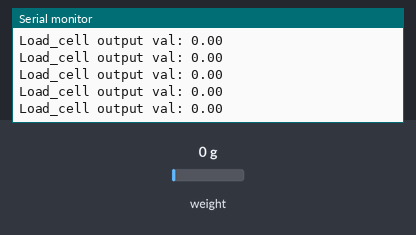
The sketch below on a simulated Arduino Nano, built with avr-gcc and run on an emulated ATmega328P. Shown: the last lines printed to the serial monitor. Inputs (shaded band) come from the test bench; at power-on: weight on the scale 0 g.

Above: at 3.8 s.
3.9 s: weight on the scale set to 100 g
At 4.34 s:
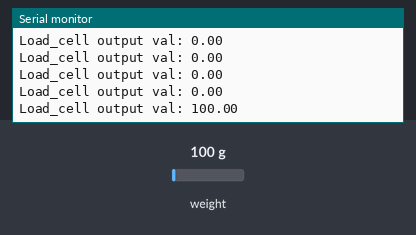
5.4 s: weight on the scale set to 1250 g
At 5.6 s:
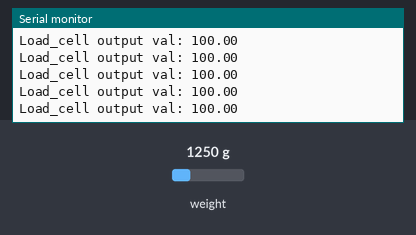
Timing chart, 0 to 8.4 s (numbered marks = the images above; inputs shaded):
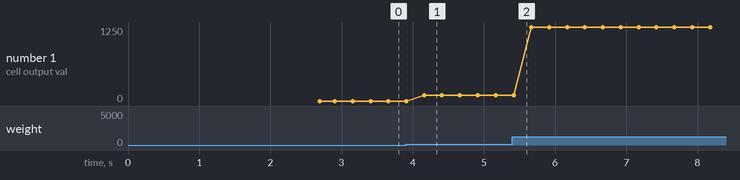

The sketch:

weighttestin1.ino
```cpp
//-------------------------------------------------------------------------------------
// HX711_ADC.h
// Arduino master library for HX711 24-Bit Analog-to-Digital Converter for Weigh Scales
// Olav Kallhovd sept2017
// Tested with      : HX711 asian module on channel A and YZC-133 3kg load cell
// Tested with MCU  : Arduino Nano, ESP8266
//-------------------------------------------------------------------------------------
// This is an example sketch on how to use this library
// Settling time (number of samples) and data filtering can be adjusted in the config.h file

#include <HX711_ADC.h>
#include <EEPROM.h>

//HX711 constructor (dout pin, sck pin):
HX711_ADC LoadCell(3, 2);

int eepromAdress = 0;

long t;

void setup() {
  float calValue; // calibration value
  calValue = 696.0; // uncomment this if you want to set this value in the sketch
  #if defined(ESP8266)
  //EEPROM.begin(512); // uncomment this if you use ESP8266 and want to fetch this value from eeprom
  #endif
  //EEPROM.get(eepromAdress, calValue); // uncomment this if you want to fetch this value from eeprom

  Serial.begin(9600); delay(10);
  Serial.println();
  Serial.println("Starting...");
  LoadCell.begin();
  long stabilisingtime = 2000; // tare preciscion can be improved by adding a few seconds of stabilising time
  LoadCell.start(stabilisingtime);
  if (LoadCell.getTareTimeoutFlag()) {
    Serial.println("Tare timeout, check MCU>HX711 wiring and pin designations");
  }
  else {
    LoadCell.setCalFactor(calValue); // set calibration factor (float)
    Serial.println("Startup + tare is complete");
  }
  while (!LoadCell.update());
  Serial.print("Calibration factor: ");
  Serial.println(LoadCell.getCalFactor());
  Serial.print("HX711 measured conversion time ms: ");
  Serial.println(LoadCell.getConversionTime());
  Serial.print("HX711 measured sampling rate HZ: ");
  Serial.println(LoadCell.getSPS());
  Serial.print("HX711 measured settlingtime ms: ");
  Serial.println(LoadCell.getSettlingTime());
  Serial.println("Note that the settling time may increase significantly if you use delay() in your sketch!");
  if (LoadCell.getSPS() < 7) {
    Serial.println("!!Sampling rate is lower than specification, check MCU>HX711 wiring and pin designations");
  }
  else if (LoadCell.getSPS() > 100) {
    Serial.println("!!Sampling rate is higher than specification, check MCU>HX711 wiring and pin designations");
  }
}
void loop() {
  //update() should be called at least as often as HX711 sample rate; >10Hz@10SPS, >80Hz@80SPS
  //use of delay in sketch will reduce effective sample rate (be carefull with delay() in the loop)
  LoadCell.update();

  //get smoothed value from data set + current calibration factor
  if (millis() > t + 250) {
    float i = LoadCell.getData();
    Serial.print("Load_cell output val: ");
    Serial.println(i);
    t = millis();
  }
}
```

Measured:
- after the input at 3.9 s, the serial monitor: prints a new line after 0.26 s (image 1)
- plotted number 1: 100 → 1250 after the input at 5.4 s
